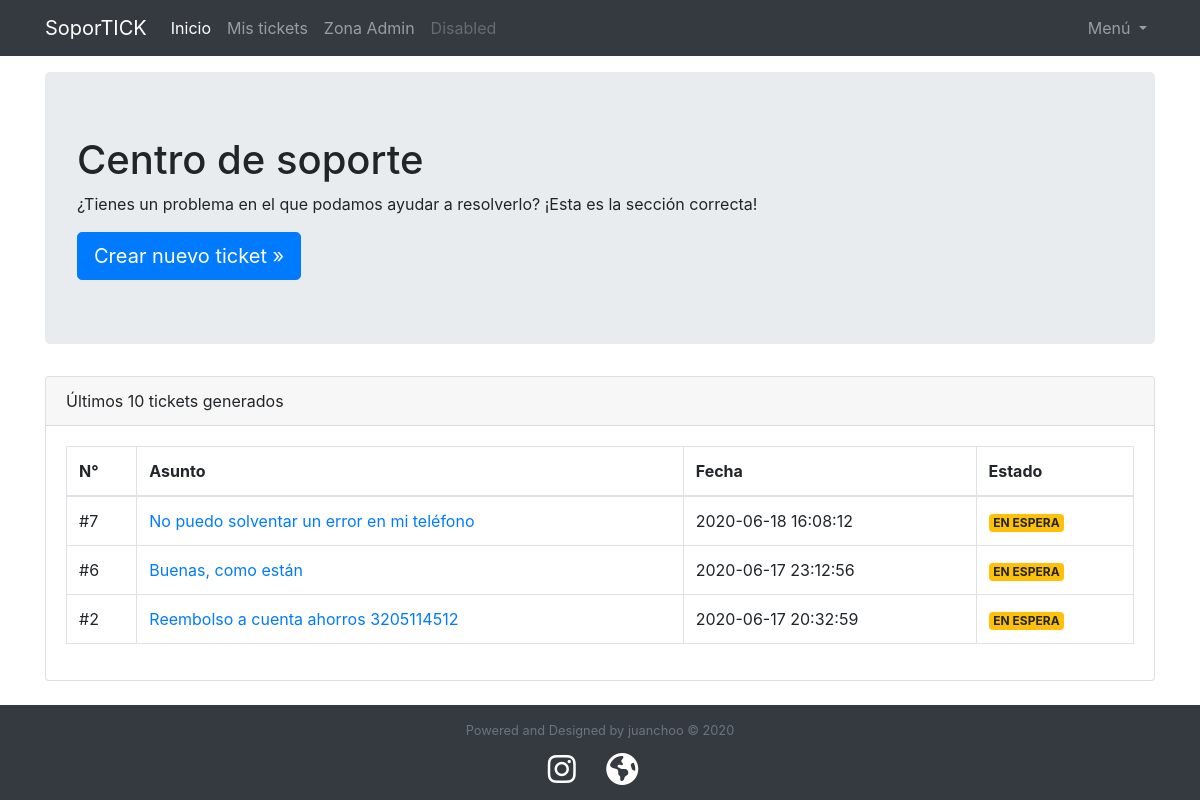
/ (signed in), run on the app's committed database.
### tables this page shows
CREATE TABLE `ticket` (
  `idTicket` int(6) NOT NULL AUTO_INCREMENT,
  `user_id` int(5) NOT NULL,
  `id_admin` int(5) DEFAULT NULL,
  `fechaCreacion` timestamp NOT NULL DEFAULT CURRENT_TIMESTAMP,
  `sistema` int(2) NOT NULL,
  `ip` varchar(40) NOT NULL,
  `navegador` varchar(30) NOT NULL,
  `asunto` varchar(70) NOT NULL,
  `descripcion` text NOT NULL,
  `prioridad` int(1) NOT NULL,
  `estadoTicket` int(1) NOT NULL,
  `ultimaRespuestaId` int(7) NOT NULL,
  PRIMARY KEY (`idTicket`),
  KEY `FK_ticket_usuario` (`user_id`),
  KEY `FK1_ticket_usuario` (`id_admin`),
  KEY `FK_ticket_sistema` (`sistema`),
  CONSTRAINT `FK1_ticket_usuario` FOREIGN KEY (`id_admin`) REFERENCES `usuario` (`user_id`),
  CONSTRAINT `FK_ticket_sistema` FOREIGN KEY (`sistema`) REFERENCES `sistema` (`idSistema`),
  CONSTRAINT `FK_ticket_usuario` FOREIGN KEY (`user_id`) REFERENCES `usuario` (`user_id`)
);

### index.php (the view, shortened to what this page needs)
<?php
	include 'config/database.php';
	include 'config/funciones.php';
	$tickets = ultimosTickets($_SESSION['id_user']);
?>
<!DOCTYPE html>
<html>
<head>
	<link rel="stylesheet" type="text/css" href="vendor/css/bootstrap.css">
	<link rel="stylesheet" type="text/css" href="vendor/css/estilos.css">
</head>
<body>
<nav class="navbar navbar-expand-md navbar-dark fixed-top bg-dark">
	<div class="container">
	  <a class="navbar-brand" href="#">SoporTICK</a>
	  <div class="collapse navbar-collapse" id="navbarCollapse">
	    <ul class="navbar-nav mr-auto">
	      <li class="nav-item active">
	        <a class="nav-link" href="#">Inicio <span class="sr-only">(current)</span></a>
	      </li>
	      <li class="nav-item">
	        <a class="nav-link" href="soporte/mtickets">Mis tickets</a>
	      </li>
	      <?php if ($_SESSION['nivel_rol'] >= 2): ?>
	      <li class="nav-item">
	        <a class="nav-link" href="acp">Zona Admin</a>
	      </li>
	      <?php endif ?>
	      <li class="nav-item">
	        <a class="nav-link disabled" href="#" tabindex="-1" aria-disabled="true">Disabled</a>
	      </li>
	    </ul>
	    <div class="form-inline mt-2 mt-md-0">
	    <ul class="navbar-nav">
	      <li class="nav-item dropdown">
	        <a class="nav-link dropdown-toggle" href="#" id="navbarDropdown" role="button" data-toggle="dropdown" aria-haspopup="true" aria-expanded="false">
	          Menú
	        </a>
	      </li>
	  	</ul>
	  	</div>
	  </div>
	</div>
</nav>
<div class="container">
    <div class="jumbotron">
    	<h1 class="display-5">Centro de soporte</h1>
    	<p>¿Tienes un problema en el que podamos ayudar a resolverlo? ¡Esta es la sección correcta!</p>
    	<a class="btn btn-primary btn-lg" href="soporte/nuevo" role="button">Crear nuevo ticket &raquo;</a>
    </div>
    <div class="card">
    	<div class="card-header">
    		Últimos 10 tickets generados
    	</div>
    	<div class="card-body">
    		<?php if (mysqli_num_rows($tickets) > 0): ?>
    		<div class="table-responsive">
	        <table class="table table-bordered">
	          <thead>
	            <tr>
	              <th scope="col">N°</th>
	              <th scope="col">Asunto</th>
	              <th scope="col">Fecha</th>
	              <th scope="col">Estado</th>
	            </tr>
	          </thead>
	          <tbody>
	          	<?php while ($tInfo = mysqli_fetch_array($tickets)) { ?>
	            <tr>
	              <td>#<?php echo $tInfo['idTicket']; ?></td>
	              <td><a href="soporte/ticket/<?php echo $tInfo['idTicket']; ?>"><?php echo $tInfo['asunto']; ?></a></td>
	              <td><?php echo $tInfo['fechaCreacion']; ?></td>
	              <td><?php echo getStatus($tInfo['estadoTicket']); ?></td>
	            </tr>
	            <?php } ?>
	          </tbody>
	        </table>
	    </div>
	    <?php else: ?>
	    <div class="alert alert-warning alert-dismissible fade show" role="alert">
			No tienes tickets creados aún.
		</div>
	    <?php endif ?>
    	</div>
    </div>
</div>
<?php include 'includes/footer.php'; ?>
</body>
</html>

### config/funciones.php (shortened to what this page needs)
<?php
function limpiarData($data){
	$data = trim($data);
   	$data = stripslashes($data);
   	$data = htmlspecialchars($data);
	return $data;
}
function ultimosTickets($id_user){
	global $conexion;
	$id = limpiarData($id_user);
	$sql = "SELECT idTicket,asunto,fechaCreacion,estadoTicket FROM ticket WHERE user_id = $id ORDER BY idTicket DESC LIMIT 10";
	$tickets = mysqli_query($conexion,$sql);
	return $tickets;
}
function getStatus($estado){
	switch ($estado) {
		default: return "<span class='badge badge-warning'>EN ESPERA</span>"; break;
	}
}
?>

### data on the page
ticket: idTicket "7", asunto "No puedo solventar un error en mi teléfono", fechaCreacion "2020-06-18 16:08:12", estadoTicket "EN ESPERA"
ticket: idTicket "6", asunto "Buenas, como están", fechaCreacion "2020-06-17 23:12:56", estadoTicket "EN ESPERA"
ticket: idTicket "2", asunto "Reembolso a cuenta ahorros 3205114512", fechaCreacion "2020-06-17 20:32:59", estadoTicket "EN ESPERA"

### other printed values
DESIGNED_BY "juanchoo"
YEAR "2020"
